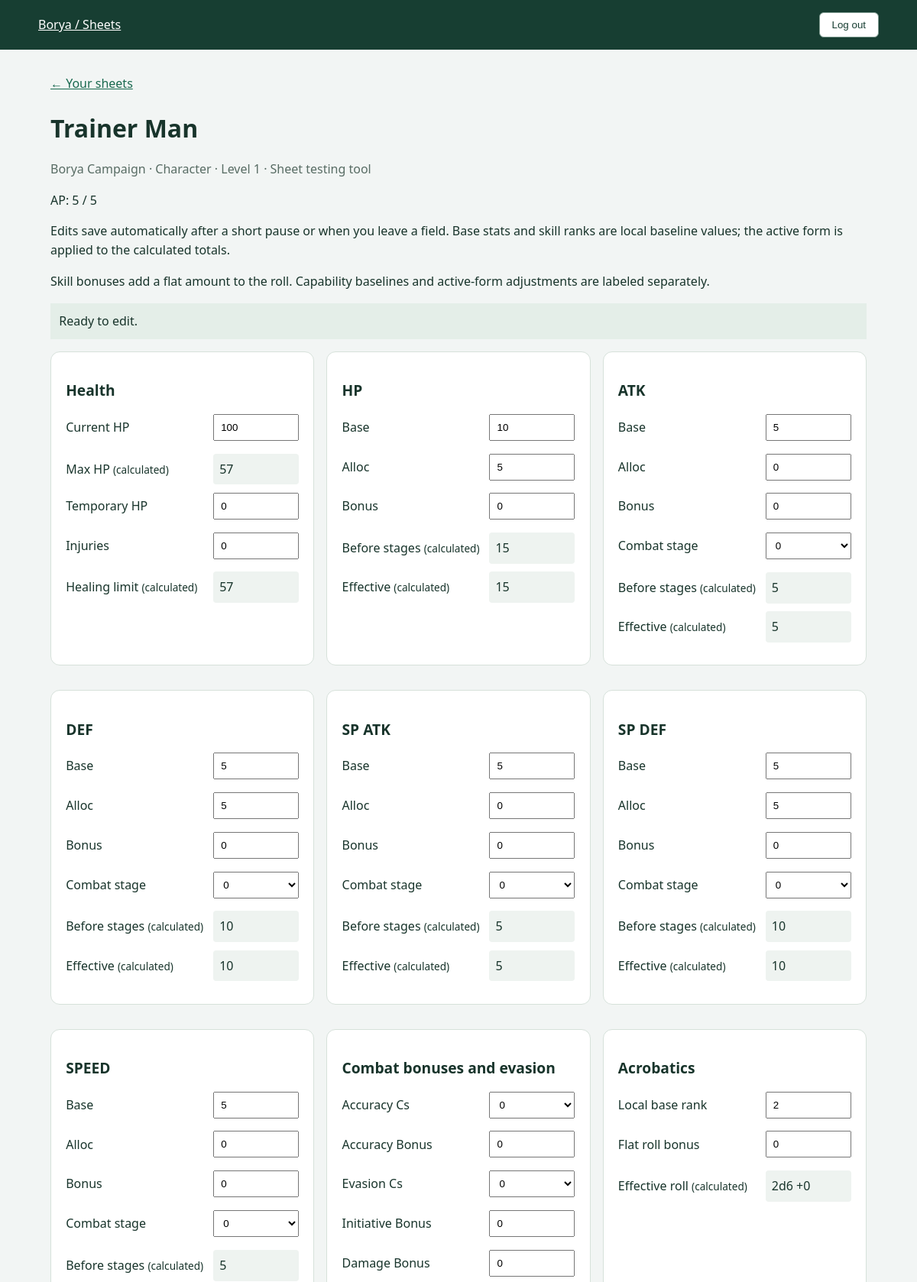
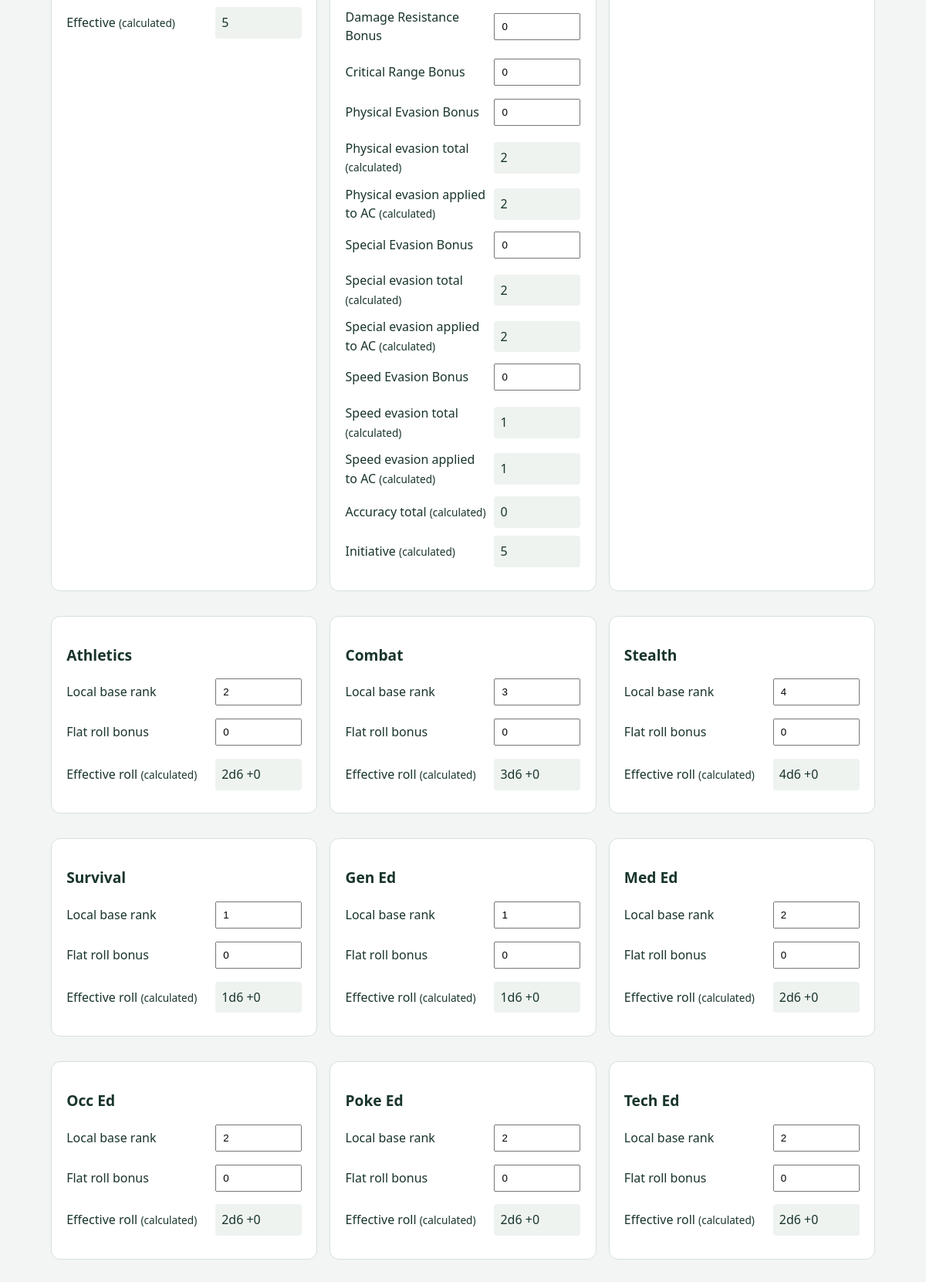
Page /sheets/3/ (signed in, upper part) on the committed database (2 pictures, top to bottom).
### sheets/models.py (models this page shows, shortened)
class StatSheet(models.Model):
    campaign = models.ForeignKey(
        "campaigns.Campaign",
        on_delete=models.CASCADE,
        related_name="sheets",
    )
    controller = models.ForeignKey(
        settings.AUTH_USER_MODEL,
        on_delete=models.SET_NULL,
        null=True,
        blank=True,
        related_name="controlled_sheets",
    )
    class Kind(models.TextChoices):
        CHARACTER = "character", "Character"
        POKEMON = "pokemon", "Pokémon"
    kind = models.CharField(
        max_length=10,
        choices=Kind.choices,
    )
    token_image_override = models.ImageField(
        upload_to="tokens/sheets/",
        blank=True,
    )
    name = models.CharField(blank=True, max_length=50)
    gender = models.CharField(blank=True, max_length= 15)
    level = models.PositiveSmallIntegerField(default=1)
    xp = models.PositiveSmallIntegerField(default=0)
    height = models.CharField(max_length=100, blank=True)
    weight = models.CharField(max_length=100, blank=True)
    weight_class = models.PositiveSmallIntegerField(blank=True, null=True,)
    notes = models.TextField(blank=True)
    current_hit_points = models.SmallIntegerField(default=0)
    temp_hit_points = models.PositiveSmallIntegerField(default=0)
    injuries = models.PositiveSmallIntegerField(default=0)
    hp_base = models.PositiveSmallIntegerField(default=0)
    atk_base = models.PositiveSmallIntegerField(default=0)
    def_base = models.PositiveSmallIntegerField(default=0)
    sp_atk_base = models.PositiveSmallIntegerField(default=0)
    sp_def_base = models.PositiveSmallIntegerField(default=0)
    speed_base = models.PositiveSmallIntegerField(default=0)
    hp_alloc = models.SmallIntegerField(default=0)
    atk_alloc = models.SmallIntegerField(default=0)
    def_alloc = models.SmallIntegerField(default=0)
    sp_atk_alloc = models.SmallIntegerField(default=0)
    sp_def_alloc = models.SmallIntegerField(default=0)
    speed_alloc = models.SmallIntegerField(default=0)
    hp_bonus = models.SmallIntegerField(default=0)
    atk_bonus = models.SmallIntegerField(default=0)
    def_bonus = models.SmallIntegerField(default=0)
    sp_atk_bonus = models.SmallIntegerField(default=0)
    sp_def_bonus = models.SmallIntegerField(default=0)
    speed_bonus = models.SmallIntegerField(default=0)
    accuracy_bonus = models.SmallIntegerField(default=0)
    physical_evasion_bonus = models.SmallIntegerField(default=0)
    special_evasion_bonus = models.SmallIntegerField(default=0)
    speed_evasion_bonus = models.SmallIntegerField(default=0)
    damage_bonus = models.SmallIntegerField(default=0)
    damage_resistance_bonus = models.SmallIntegerField(default=0)
    critical_range_bonus = models.SmallIntegerField(default=0)
    initiative_bonus = models.SmallIntegerField(default=0)
    atk_cs = models.SmallIntegerField(default=0)
    def_cs = models.SmallIntegerField(default=0)
    sp_atk_cs = models.SmallIntegerField(default=0)
    sp_def_cs = models.SmallIntegerField(default=0)
    speed_cs = models.SmallIntegerField(default=0)
    accuracy_cs = models.SmallIntegerField(default=0)
    evasion_cs = models.SmallIntegerField(default=0)
    acrobatics_rank = models.SmallIntegerField(default=0)
    athletics_rank = models.SmallIntegerField(default=0)
    combat_rank = models.SmallIntegerField(default=0)
    stealth_rank = models.SmallIntegerField(default=0)
    survival_rank = models.SmallIntegerField(default=0)
    gen_ed_rank = models.SmallIntegerField(default=0)
    med_ed_rank = models.SmallIntegerField(default=0)
    occ_ed_rank = models.SmallIntegerField(default=0)
    poke_ed_rank = models.SmallIntegerField(default=0)
    tech_ed_rank = models.SmallIntegerField(default=0)
    guile_rank = models.SmallIntegerField(default=0)
    charm_rank = models.SmallIntegerField(default=0)
    intimidate_rank = models.SmallIntegerField(default=0)
    command_rank = models.SmallIntegerField(default=0)
    intuition_rank = models.SmallIntegerField(default=0)
    perception_rank = models.SmallIntegerField(default=0)
    focus_rank = models.SmallIntegerField(default=0)
    acrobatics_bonus = models.SmallIntegerField(default=0)
    athletics_bonus = models.SmallIntegerField(default=0)
    combat_bonus = models.SmallIntegerField(default=0)
    stealth_bonus = models.SmallIntegerField(default=0)
    survival_bonus = models.SmallIntegerField(default=0)
    gen_ed_bonus = models.SmallIntegerField(default=0)
    med_ed_bonus = models.SmallIntegerField(default=0)
    occ_ed_bonus = models.SmallIntegerField(default=0)
    poke_ed_bonus = models.SmallIntegerField(default=0)
    tech_ed_bonus = models.SmallIntegerField(default=0)
    guile_bonus = models.SmallIntegerField(default=0)
    charm_bonus = models.SmallIntegerField(default=0)
    intimidate_bonus = models.SmallIntegerField(default=0)
    command_bonus = models.SmallIntegerField(default=0)
    intuition_bonus = models.SmallIntegerField(default=0)
    perception_bonus = models.SmallIntegerField(default=0)
    focus_bonus = models.SmallIntegerField(default=0)
    def get_stat_breakdown(self, stat, *, percent_modifiers=()):
        if stat not in STAT_NAMES:
            raise ValueError(f"Unknown stat: {stat}")
        nature = ""
        form_delta = 0
        if self.kind == self.Kind.POKEMON:
            profile = self.pokemon_profile
            nature = profile.nature
            if stat != "hp":
                form = profile._get_active_local_form()
                form_delta = getattr(form, f"{stat}_delta")
        elif self.kind != self.Kind.CHARACTER:
            raise ValueError(f"Unknown sheet kind: {self.kind}")
        stage = 0 if stat == "hp" else getattr(self, f"{stat}_cs")
        return calc.calculate_stat(
            stat=stat,
            base=getattr(self, f"{stat}_base"),
            form_delta=form_delta,
            nature=nature,
            allocated=getattr(self, f"{stat}_alloc"),
            flat_bonus=getattr(self, f"{stat}_bonus"),
            stage=stage,
            percent_modifiers=percent_modifiers,
        )
    def get_stat_before_stages(self, stat):
        return self.get_stat_breakdown(stat)["before_percentages"]
    def get_effective_stat(self, stat, *, percent_modifiers=()):
        return self.get_stat_breakdown(
            stat,
            percent_modifiers=percent_modifiers,
        )["final"]
    def get_real_max_hit_points(self):
        return calc.real_max_hit_points(
            kind=self.kind,
            level=self.level,
            hp_stat=self.get_effective_stat("hp"),
        )
    def get_healing_limit(self):
        return calc.injury_healing_limit(
            self.get_real_max_hit_points(),
            self.injuries,
        )
    def get_accuracy(self):
        return calc.calculate_accuracy(
            bonus=self.accuracy_bonus,
            stage=self.accuracy_cs,
        )
    def get_evasion_breakdown(self, category):
        stat_for_category = {
            "physical": "def",
            "special": "sp_def",
            "speed": "speed",
        }
        if category not in stat_for_category:
            raise ValueError(f"Unknown evasion category: {category}")
        stat = stat_for_category[category]
        return calc.calculate_evasion(
            self.get_effective_stat(stat),
            bonus=getattr(self, f"{category}_evasion_bonus"),
            evasion_stage=self.evasion_cs,
        )
    def get_initiative(self):
        return calc.calculate_initiative(
            self.get_effective_stat("speed"),
            self.initiative_bonus,
        )
    def get_effective_skill(self, skill):
        if skill not in SKILL_NAMES:
            raise ValueError(f"Unknown skill: {skill}")
        if self.kind == self.Kind.POKEMON:
            return self.pokemon_profile.get_effective_skill(skill)
        if self.kind != self.Kind.CHARACTER:
            raise ValueError(f"Unknown sheet kind: {self.kind}")
        rank = getattr(self, f"{skill}_rank")
        if rank < 1:
            raise ValidationError(
                f"{skill} must have at least one die before it can be rolled."
            )
        return {
            "rank": rank,
            "bonus": getattr(self, f"{skill}_bonus"),
        }

### campaigns/models.py (models this page shows, shortened)
class Campaign(models.Model):
    name = models.CharField(max_length=100)
    description = models.TextField(blank=True)
    gm = models.ForeignKey(
        settings.AUTH_USER_MODEL,
        on_delete=models.PROTECT,
        related_name="managed_campaigns",
    )

### sheets/views.py (the view)
# urls.py: path("<int:pk>/", views.sheet_detail, name="detail"),
@login_required
@require_safe
def sheet_detail(request, pk):
    sheet = get_object_or_404(
        accessible_sheets(request.user).select_related("campaign", "controller"), pk=pk
    )
    warnings = []
    def read(label, function, default=None):
        try:
            return function()
        except (ValidationError, ValueError, ObjectDoesNotExist):
            warnings.append(f"{label} is unavailable. Check the sheet's profile, active form and saved values.")
            return default
    stats = [(name.upper().replace("_", " "), read(name, lambda n=name: sheet.get_stat_breakdown(n)))
             for name in STAT_NAMES]
    skills = [(name.replace("_", " ").title(), read(name, lambda n=name: sheet.get_effective_skill(n)))
              for name in SKILL_NAMES]
    context = {
        "sheet": sheet, "stats": stats, "skills": skills, "warnings": warnings,
        "real_hp": read("Maximum HP", sheet.get_real_max_hit_points),
        "healing_limit": read("Healing limit", sheet.get_healing_limit),
        "accuracy": read("Accuracy", sheet.get_accuracy),
        "initiative": read("Initiative", sheet.get_initiative),
        "evasions": [(kind.title(), read(kind, lambda k=kind: sheet.get_evasion_breakdown(k)))
                     for kind in ("physical", "special", "speed")],
        "moves": sheet.moves.select_related("move"),
    }
    if sheet.kind == StatSheet.Kind.POKEMON:
        profile = read("Pokémon profile", lambda: sheet.pokemon_profile)
        if profile:
            context.update({
                "profile": profile,
                "form_selection": PokemonFormSelectionForm(pokemon=profile),
                "types": read("Types", profile.get_effective_types, []),
                "abilities": read("Abilities", profile.get_effective_abilities, []),
                "capabilities": read("Capabilities", lambda: list(profile.get_effective_capabilities().values()), []),
            })
    else:
        context["abilities"] = [entry.ability for entry in sheet.abilities.select_related("ability")]
        context["capabilities"] = sheet.capabilities.select_related("capability")
        profile = read("Character profile", lambda: sheet.character_profile)
        if profile:
            context["max_ap"] = read("AP", profile.get_max_action_points)
            context["current_ap"] = profile.current_ap
            context["trainer_capabilities"] = read("Trainer capabilities", profile.get_derived_capabilities, {}).items()
    context["live_values"] = sheet_values(sheet)
    return render(request, "sheets/detail.html", context)

### sheets/calculations.py (called while the page is built, shortened)
def _require_integer(value, name, minimum=None, maximum=None):
    if isinstance(value, bool) or not isinstance(value, int):
        raise ValueError(f"{name} must be an integer.")
    if minimum is not None and value < minimum:
        raise ValueError(f"{name} must be at least {minimum}.")
    if maximum is not None and value > maximum:
        raise ValueError(f"{name} must be at most {maximum}.")

def _validate_stat(stat):
    if stat not in STAT_NAMES:
        raise ValueError(f"Unknown stat: {stat}")

def _validate_stage(stage):
    _require_integer(stage, "Combat stage", minimum=-6, maximum=6)

def nature_modifier(nature, stat):
    _validate_stat(stat)
    if nature is None or nature == "":
        return 0

def apply_nature(base_value, nature, stat):
    _require_integer(base_value, "Base stat", minimum=0)
    return max(1, base_value + nature_modifier(nature, stat))

def apply_percent_modifiers(value, modifiers=()):
    _require_integer(value, "Value", minimum=0)
    modifiers = tuple(modifiers)
    for modifier in modifiers:
        _require_integer(modifier, "Percentage modifier")
    multiplier_percent = 100 + sum(modifiers)
    if multiplier_percent < 0:
        raise ValueError("Percentage modifiers would produce a negative value.")
    return value * multiplier_percent // 100

def combat_stage_percent(stage):
    _validate_stage(stage)
    if stage >= 0:
        return 20 * stage
    return 10 * stage

def real_max_hit_points(*, kind, level, hp_stat):
    _require_integer(level, "Level", minimum=1)
    _require_integer(hp_stat, "HP stat", minimum=0)
    if kind == "pokemon":
        level_contribution = level
    elif kind == "character":
        level_contribution = level * 2
    else:
        raise ValueError(f"Unknown sheet kind: {kind}")
    return level_contribution + hp_stat * 3 + 10

def injury_healing_limit(real_max_hp, injuries):
    _require_integer(real_max_hp, "Real maximum HP", minimum=0)
    _require_integer(injuries, "Injuries", minimum=0)
    remaining_tenths = max(0, 10 - injuries)
    return real_max_hp * remaining_tenths // 10

def calculate_accuracy(*, bonus=0, stage=0):
    _require_integer(bonus, "Accuracy bonus")
    _validate_stage(stage)
    return bonus + stage

def calculate_initiative(speed, bonus=0):
    _require_integer(speed, "Speed", minimum=0)
    _require_integer(bonus, "Initiative bonus")
    return speed + bonus

def max_action_points(level):
    _require_integer(level, "Level", minimum=1)
    return 5 + level // 5

### sheets/templates/sheets/detail.html (shortened to what this page needs)
{% extends "sheets/base.html" %}
{% block content %}
<a href="{% url 'sheets:list' %}">← Your sheets</a>
<h1>{{ sheet.name|default:"Unnamed sheet" }}</h1>
<p class="muted">{{ sheet.campaign.name }} · {{ sheet.get_kind_display }} · Level {{ sheet.level }} · Sheet testing tool</p>
{% if max_ap != None %}<p>AP: {{ current_ap }} / {{ max_ap }}</p>{% endif %}
{% include "sheets/live_editor.html" %}
{% endblock %}

### sheets/templates/sheets/base.html (style rules this page uses)
:root { color-scheme:light }
* { box-sizing:border-box }
body { margin:0;background:#f2f5f4;color:#18342b;font:16px/1.55 system-ui,sans-serif }
a { color:#19694f }
h1 { font-size:2rem;margin-bottom:.25rem }
.muted { color:#586c64 }

### rows in the picture
StatSheet: name "Trainer Man", campaign.name "Borya Campaign", kind "Character", level "1"

### other values in the picture
{{ current_ap }} "5"
{{ max_ap }} "5"
{{ group.name }} "Health" "HP" "ATK" "DEF" "SP ATK" "SP DEF" "SPEED" "Combat bonuses and evasion" "Acrobatics" "Athletics" "Combat" "Stealth" "Survival" "Gen Ed" "Med Ed" "Occ Ed" "Poke Ed" "Tech Ed"
{{ field.label }} "Current HP" "Temporary HP" "Injuries" "Base" "Alloc" "Bonus" "Base" "Alloc" "Bonus" "Combat stage" "Base" "Alloc" "Bonus" "Combat stage" "Base" "Alloc" "Bonus" "Combat stage" "Base" "Alloc" "Bonus" "Combat stage" "Base" "Alloc" "Bonus" "Combat stage" "Accuracy Cs" "Accuracy Bonus" "Evasion Cs" "Initiative Bonus" "Damage Bonus" "Damage Resistance Bonus" "Critical Range Bonus" "Physical Evasion Bonus" "Special Evasion Bonus" "Speed Evasion Bonus" "Local base rank" "Flat roll bonus" "Local base rank" "Flat roll bonus" "Local base rank" "Flat roll bonus" "Local base rank" "Flat roll bonus" "Local base rank" "Flat roll bonus" "Local base rank" "Flat roll bonus" "Local base rank" "Flat roll bonus" "Local base rank" "Flat roll bonus" "Local base rank" "Flat roll bonus" "Local base rank" "Flat roll bonus"
{{ field.label }} "Max HP" "Healing limit" "Before stages" "Effective" "Before stages" "Effective" "Before stages" "Effective" "Before stages" "Effective" "Before stages" "Effective" "Before stages" "Effective" "Physical evasion total" "Physical evasion applied to AC" "Special evasion total" "Special evasion applied to AC" "Speed evasion total" "Speed evasion applied to AC" "Accuracy total" "Initiative" "Effective roll" "Effective roll" "Effective roll" "Effective roll" "Effective roll" "Effective roll" "Effective roll" "Effective roll" "Effective roll" "Effective roll"
{{ field.value|default_if_none:'—' }} "57" "57" "15" "15" "5" "5" "10" "10" "5" "5" "10" "10" "5" "5" "2" "2" "2" "2" "1" "1" "0" "5"
